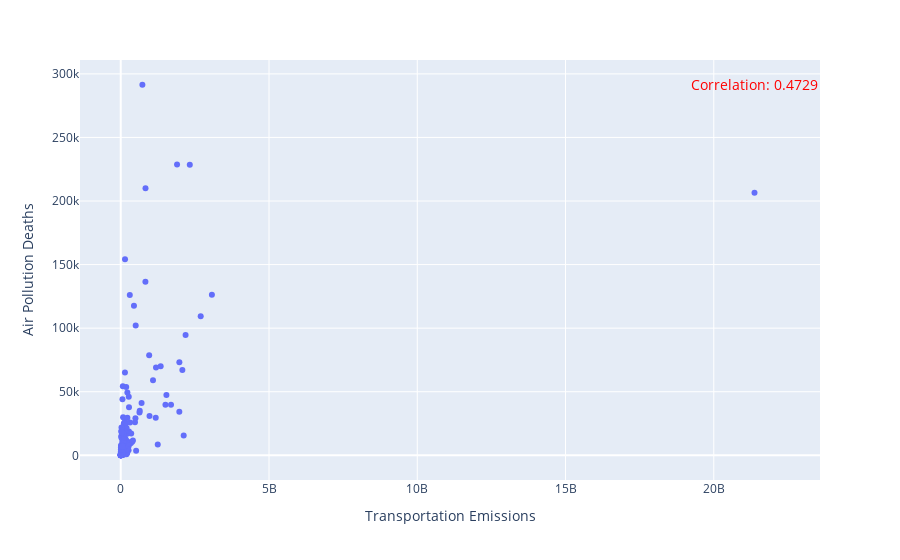
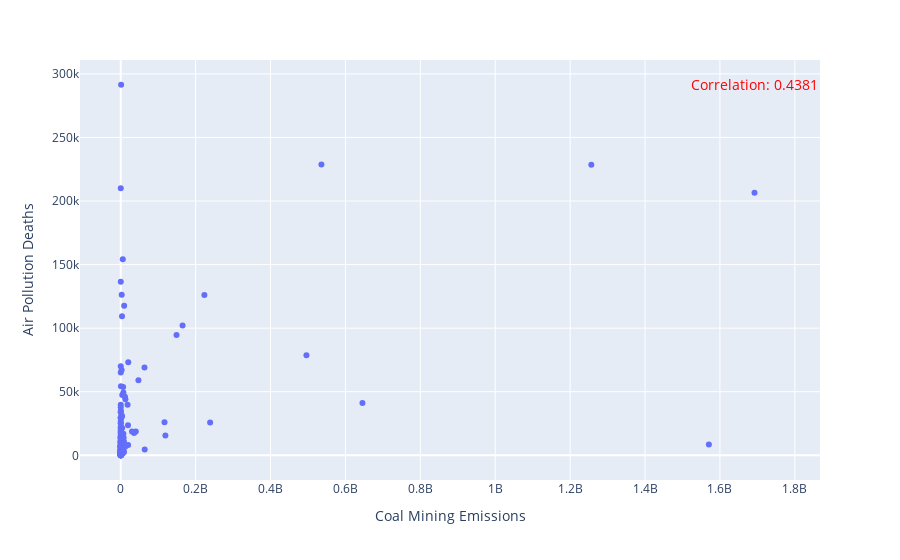
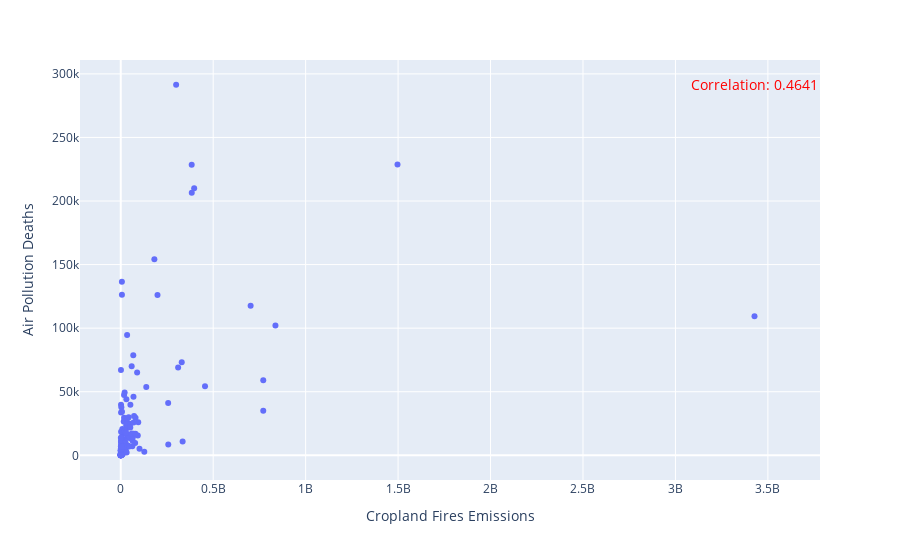
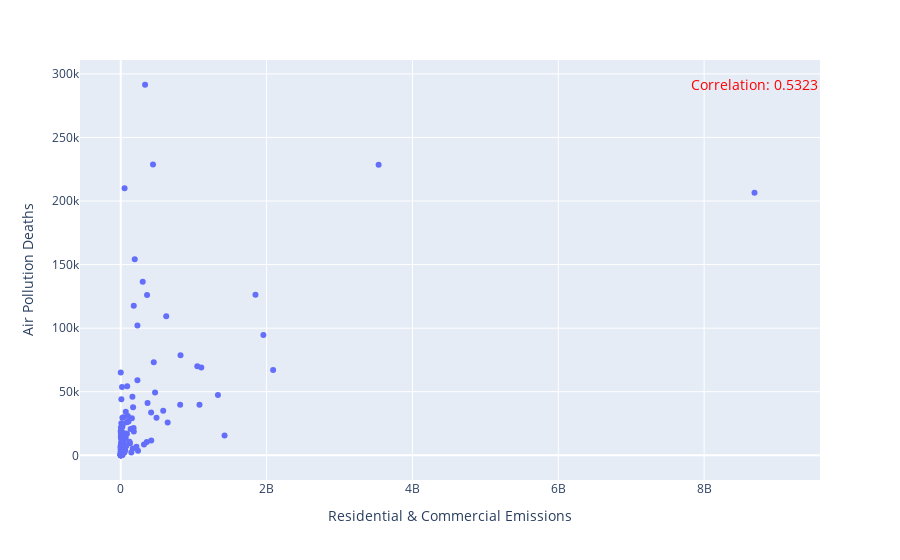

Notebook cell for these charts, in order:
### Code cell
scatter_html_blocks = []
for column in X:
    correlation = final_merged[[column, 'Air Pollution Deaths']].corr().iloc[0, 1]
    
    fig = px.scatter(final_merged, x=column, y='Air Pollution Deaths', hover_data=['Country Code'])

    fig.add_annotation(
    x=max(final_merged[column]),
    y=max(final_merged['Air Pollution Deaths']),
    text=f"Correlation: {correlation:.4f}",
    showarrow=False,
    font=dict(size=14, color="red"))

    scatter_html_blocks.append(fig)

for i in scatter_html_blocks:
    i.show()

### Figure 1 — Plotly figure (JSON) as saved in the notebook; plotly's stock layout.template omitted (floating-point values rounded to 4 significant figures; data arrays with more than 128 entries replaced by an {"elided": "..."} marker saying what was removed)
{"data": [{"customdata": {"elided": "174x1 str values"}, "hovertemplate": "Transportation Emissions=%{x}<br>Air Pollution Deaths=%{y}<br>Country Code=%{customdata[0]}<extra></extra>", "legendgroup": "", "marker": {"color": "#636efa", "symbol": "circle"}, "mode": "markers", "name": "", "orientation": "v", "showlegend": false, "type": "scatter", "x": {"elided": "174 float values"}, "xaxis": "x", "y": {"elided": "174 float values"}, "yaxis": "y"}], "layout": {"annotations": [{"font": {"color": "red", "size": 14}, "showarrow": false, "text": "Correlation: 0.4729", "x": 21370000000.0, "y": 291447}], "legend": {"tracegroupgap": 0}, "margin": {"t": 60}, "xaxis": {"anchor": "y", "domain": [0, 1], "title": {"text": "Transportation Emissions"}}, "yaxis": {"anchor": "x", "domain": [0, 1], "title": {"text": "Air Pollution Deaths"}}}}

### Figure 2 — Plotly figure (JSON) as saved in the notebook; plotly's stock layout.template omitted (floating-point values rounded to 4 significant figures; data arrays with more than 128 entries replaced by an {"elided": "..."} marker saying what was removed)
{"data": [{"customdata": {"elided": "174x1 str values"}, "hovertemplate": "Coal Mining Emissions=%{x}<br>Air Pollution Deaths=%{y}<br>Country Code=%{customdata[0]}<extra></extra>", "legendgroup": "", "marker": {"color": "#636efa", "symbol": "circle"}, "mode": "markers", "name": "", "orientation": "v", "showlegend": false, "type": "scatter", "x": {"elided": "174 float values"}, "xaxis": "x", "y": {"elided": "174 float values"}, "yaxis": "y"}], "layout": {"annotations": [{"font": {"color": "red", "size": 14}, "showarrow": false, "text": "Correlation: 0.4381", "x": 1692000000.0, "y": 291447}], "legend": {"tracegroupgap": 0}, "margin": {"t": 60}, "xaxis": {"anchor": "y", "domain": [0, 1], "title": {"text": "Coal Mining Emissions"}}, "yaxis": {"anchor": "x", "domain": [0, 1], "title": {"text": "Air Pollution Deaths"}}}}

### Figure 3 — Plotly figure (JSON) as saved in the notebook; plotly's stock layout.template omitted (floating-point values rounded to 4 significant figures; data arrays with more than 128 entries replaced by an {"elided": "..."} marker saying what was removed)
{"data": [{"customdata": {"elided": "174x1 str values"}, "hovertemplate": "Cropland Fires Emissions=%{x}<br>Air Pollution Deaths=%{y}<br>Country Code=%{customdata[0]}<extra></extra>", "legendgroup": "", "marker": {"color": "#636efa", "symbol": "circle"}, "mode": "markers", "name": "", "orientation": "v", "showlegend": false, "type": "scatter", "x": {"elided": "174 float values"}, "xaxis": "x", "y": {"elided": "174 float values"}, "yaxis": "y"}], "layout": {"annotations": [{"font": {"color": "red", "size": 14}, "showarrow": false, "text": "Correlation: 0.4641", "x": 3428000000.0, "y": 291447}], "legend": {"tracegroupgap": 0}, "margin": {"t": 60}, "xaxis": {"anchor": "y", "domain": [0, 1], "title": {"text": "Cropland Fires Emissions"}}, "yaxis": {"anchor": "x", "domain": [0, 1], "title": {"text": "Air Pollution Deaths"}}}}

### Figure 4 — Plotly figure (JSON) as saved in the notebook; plotly's stock layout.template omitted (floating-point values rounded to 4 significant figures; data arrays with more than 128 entries replaced by an {"elided": "..."} marker saying what was removed)
{"data": [{"customdata": {"elided": "174x1 str values"}, "hovertemplate": "Residential & Commercial Emissions=%{x}<br>Air Pollution Deaths=%{y}<br>Country Code=%{customdata[0]}<extra></extra>", "legendgroup": "", "marker": {"color": "#636efa", "symbol": "circle"}, "mode": "markers", "name": "", "orientation": "v", "showlegend": false, "type": "scatter", "x": {"elided": "174 float values"}, "xaxis": "x", "y": {"elided": "174 float values"}, "yaxis": "y"}], "layout": {"annotations": [{"font": {"color": "red", "size": 14}, "showarrow": false, "text": "Correlation: 0.5323", "x": 8690000000.0, "y": 291447}], "legend": {"tracegroupgap": 0}, "margin": {"t": 60}, "xaxis": {"anchor": "y", "domain": [0, 1], "title": {"text": "Residential & Commercial Emissions"}}, "yaxis": {"anchor": "x", "domain": [0, 1], "title": {"text": "Air Pollution Deaths"}}}}
